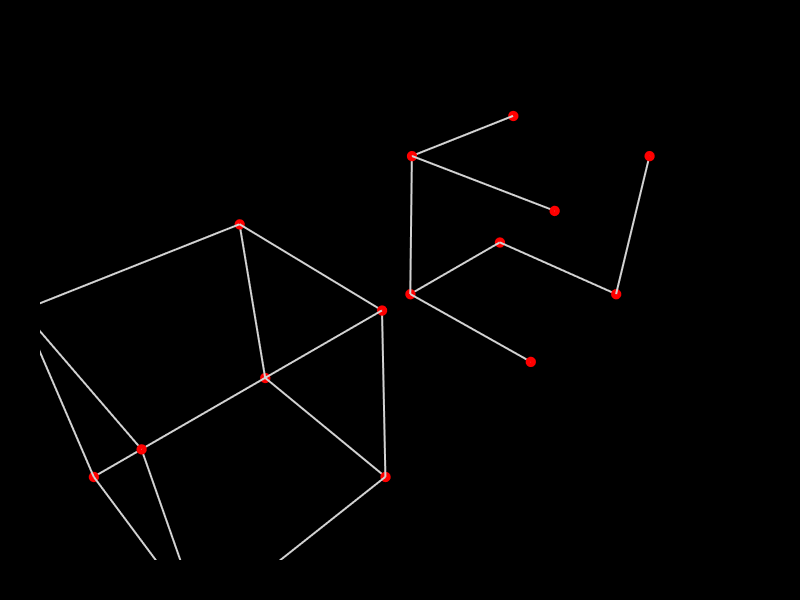

Notebook code for this chart:
### Markdown cell above
### a. Minimum Spanning Tree
MST is very time consuming to compute on a large grid graph. Here we will demonstrate it on a simple graph

### Code cell
cc1 = CellComplex.Prism()
cc2 = Topology.Translate(cc1, 1.1, 0, 0)
g1 = Graph.ByTopology(cc1)
g2 = Graph.ByTopology(cc2)
g2 = Graph.MinimumSpanningTree(g2)   # g2 reduced to its minimum spanning tree
Topology.Show(g1, g2,
              vertexSize=12,
              vertexColor="red",
              edgeColor="lightgrey",
              edgeWidth=4,
              backgroundColor="black",
              width=800,
              height=600,
              renderer=renderer)

### Figure 1 — Plotly figure (JSON) as saved in the notebook; plotly's stock layout.template omitted (floating-point values rounded to 4 significant figures)
{"data": [{"hoverinfo": "text", "legendgroup": "2", "legendrank": 2, "line": {"color": "lightgrey", "dash": "solid", "width": 4}, "marker": {"size": 0}, "mode": "lines", "name": "1: Untitled Graph (Edges)", "showlegend": false, "text": "", "type": "scatter3d", "x": [-0.25, -0.25, null, -0.25, -0.25, null, -0.25, 0.25, null, -0.25, 0.25, null, 0.25, 0.25, null, 0.25, 0.25, null, -0.25, -0.25, null, -0.25, -0.25, null, -0.25, 0.25, null, -0.25, 0.25, null, 0.25, 0.25, null, 0.25, 0.25, null], "y": [0.25, 0.25, null, 0.25, -0.25, null, 0.25, 0.25, null, -0.25, -0.25, null, 0.25, -0.25, null, -0.25, -0.25, null, 0.25, -0.25, null, -0.25, -0.25, null, -0.25, -0.25, null, 0.25, 0.25, null, 0.25, 0.25, null, 0.25, -0.25, null], "z": [-0.25, 0.25, null, -0.25, -0.25, null, -0.25, -0.25, null, -0.25, -0.25, null, -0.25, -0.25, null, -0.25, 0.25, null, 0.25, 0.25, null, -0.25, 0.25, null, 0.25, 0.25, null, 0.25, 0.25, null, -0.25, 0.25, null, 0.25, 0.25, null]}, {"customdata": ["", "", "", "", "", "", "", ""], "hoverinfo": "text", "hovertemplate": ["Click ", "Click ", "Click ", "Click ", "Click ", "Click ", "Click ", "Click "], "hovertext": ["", "", "", "", "", "", "", ""], "legendgroup": "1", "legendrank": 1, "marker": {"color": ["#FF0000", "#FF0000", "#FF0000", "#FF0000", "#FF0000", "#FF0000", "#FF0000", "#FF0000"], "line": {"width": 0}, "opacity": 1, "size": [12, 12, 12, 12, 12, 12, 12, 12], "sizemode": "diameter", "symbol": "circle"}, "mode": "markers", "name": "1: Untitled Graph (Vertices)", "showlegend": false, "text": ["", "", "", "", "", "", "", ""], "textfont": {"size": 5}, "type": "scatter3d", "x": [-0.25, -0.25, 0.25, -0.25, 0.25, -0.25, 0.25, 0.25], "y": [0.25, -0.25, 0.25, 0.25, -0.25, -0.25, 0.25, -0.25], "z": [-0.25, -0.25, -0.25, 0.25, -0.25, 0.25, 0.25, 0.25]}, {"hoverinfo": "text", "legendgroup": "6", "legendrank": 6, "line": {"color": "lightgrey", "dash": "solid", "width": 4}, "marker": {"size": 0}, "mode": "lines", "name": "2: Untitled Graph (Edges)", "showlegend": false, "text": "", "type": "scatter3d", "x": [0.85, 1.35, null, 0.85, 0.85, null, 0.85, 0.85, null, 0.85, 1.35, null, 0.85, 0.85, null, 1.35, 1.35, null, 1.35, 1.35, null], "y": [0.25, 0.25, null, 0.25, 0.25, null, 0.25, -0.25, null, 0.25, 0.25, null, 0.25, -0.25, null, 0.25, -0.25, null, -0.25, -0.25, null], "z": [-0.25, -0.25, null, -0.25, 0.25, null, -0.25, -0.25, null, 0.25, 0.25, null, 0.25, 0.25, null, -0.25, -0.25, null, -0.25, 0.25, null]}, {"customdata": ["", "", "", "", "", "", "", ""], "hoverinfo": "text", "hovertemplate": ["Click ", "Click ", "Click ", "Click ", "Click ", "Click ", "Click ", "Click "], "hovertext": ["", "", "", "", "", "", "", ""], "legendgroup": "5", "legendrank": 5, "marker": {"color": ["#FF0000", "#FF0000", "#FF0000", "#FF0000", "#FF0000", "#FF0000", "#FF0000", "#FF0000"], "line": {"width": 0}, "opacity": 1, "size": [12, 12, 12, 12, 12, 12, 12, 12], "sizemode": "diameter", "symbol": "circle"}, "mode": "markers", "name": "2: Untitled Graph (Vertices)", "showlegend": false, "text": ["", "", "", "", "", "", "", ""], "textfont": {"size": 5}, "type": "scatter3d", "x": [0.85, 0.85, 1.35, 0.85, 1.35, 0.85, 1.35, 1.35], "y": [0.25, -0.25, 0.25, 0.25, -0.25, -0.25, 0.25, -0.25], "z": [-0.25, -0.25, -0.25, 0.25, -0.25, 0.25, 0.25, 0.25]}], "layout": {"autosize": true, "height": 600, "margin": {"b": 40, "l": 40, "r": 40, "t": 40}, "paper_bgcolor": "#000000", "plot_bgcolor": "#000000", "scene": {"aspectmode": "data", "camera": {"center": {"x": 0, "y": 0, "z": 0}, "eye": {"x": -1.25, "y": -1.25, "z": 1.25}, "projection": {"type": "perspective"}, "up": {"x": 0, "y": 0, "z": 1}}, "xaxis": {"visible": false}, "yaxis": {"visible": false}, "zaxis": {"visible": false}}, "showlegend": true, "width": 800, "xaxis": {"showgrid": false, "visible": false, "zeroline": false}, "yaxis": {"showgrid": false, "visible": false, "zeroline": false}}}
